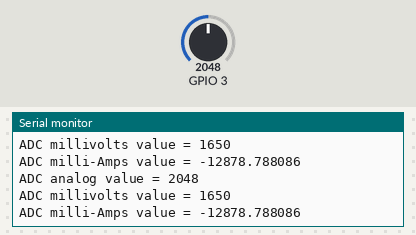
The sketch below on a simulated ESP32. On the bench: the last lines printed to the serial monitor. The inputs (shaded band) are chosen by the test bench; at power-on: GPIO 3 = 2048 (analog values on the 0–4095 scale).

Above: at 1.2 s.
1.3 s: GPIO 3 set to 2866
At 2.15 s:
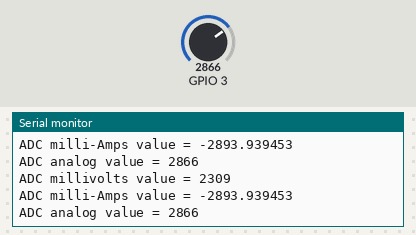
2.8 s: GPIO 3 set to 3603
At 7.16 s:
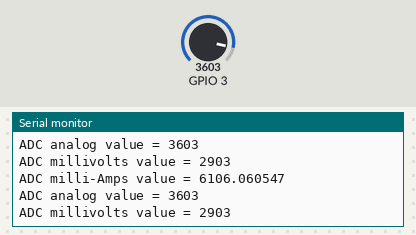
Timing chart, 0 to 8.7 s (numbered marks = the images above; inputs shaded):
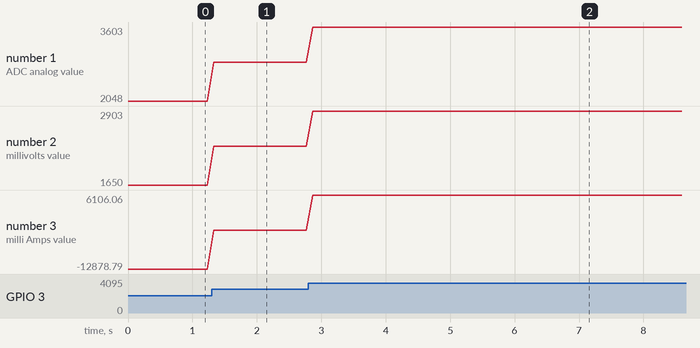

Measured:
- after the input at 1.3 s, the serial monitor: prints a new line at once (image 1)
- after the input at 2.8 s, the serial monitor: prints a new line after 0.07 s (image 2)
- plotted number 1: 2048 → 2866 after the input at 1.3 s, 2866 → 3603 after the input at 2.8 s
- plotted number 2: 1650 → 2309 after the input at 1.3 s, 2309 → 2903 after the input at 2.8 s
- plotted number 3: -12878.79 → -2893.94 after the input at 1.3 s, -2893.94 → 6106.06 after the input at 2.8 s

The sketch:

AnalogRead3.ino
```cpp
void setup() {
  // initialize serial communication at 115200 bits per second:
  Serial.begin(115200);

  //set the resolution to 12 bits (0-4096)
  analogReadResolution(12);
}

void loop() {
  // read the analog / millivolts value for pin 2:
  int adc3 = analogRead(3);

  int mv3 = analogReadMilliVolts(3);
  float current = (mv3 - 2500)/0.066;
  // print out the values you read:
  Serial.printf("ADC analog value = %d\n",adc3);
  Serial.printf("ADC millivolts value = %d\n",mv3);
  Serial.printf("ADC milli-Amps value = %f\n",current);

  delay(100);  // delay in between reads for clear read from serial
}
```
